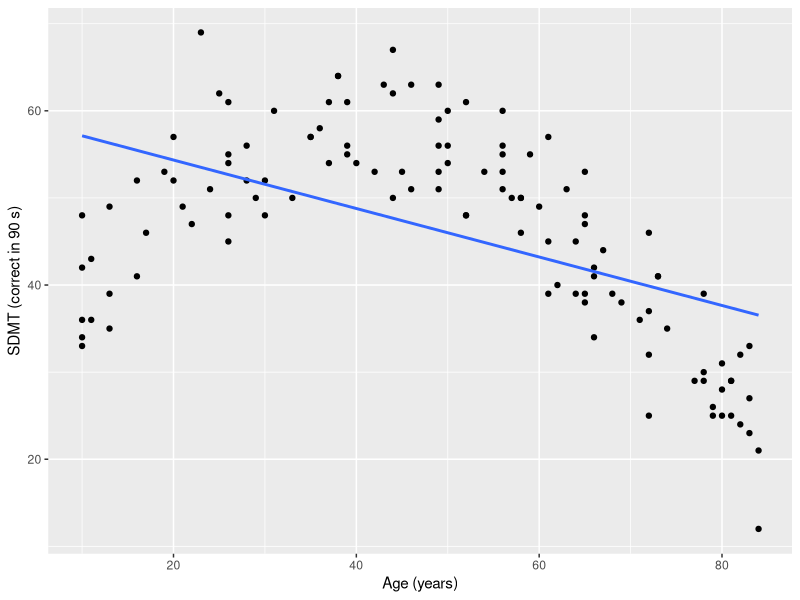
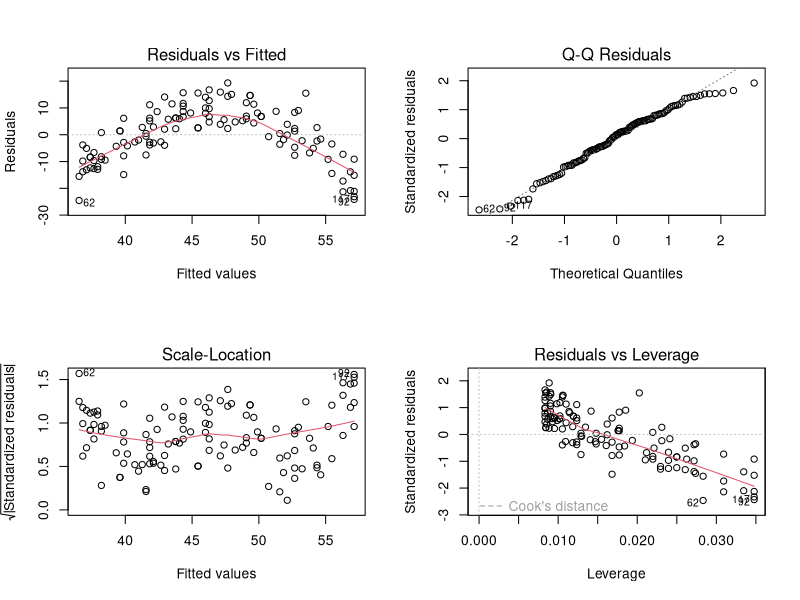
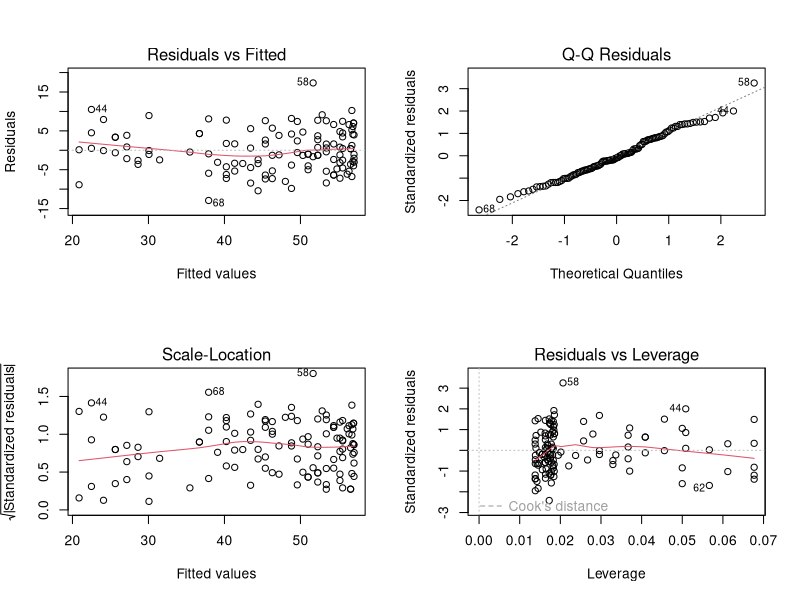
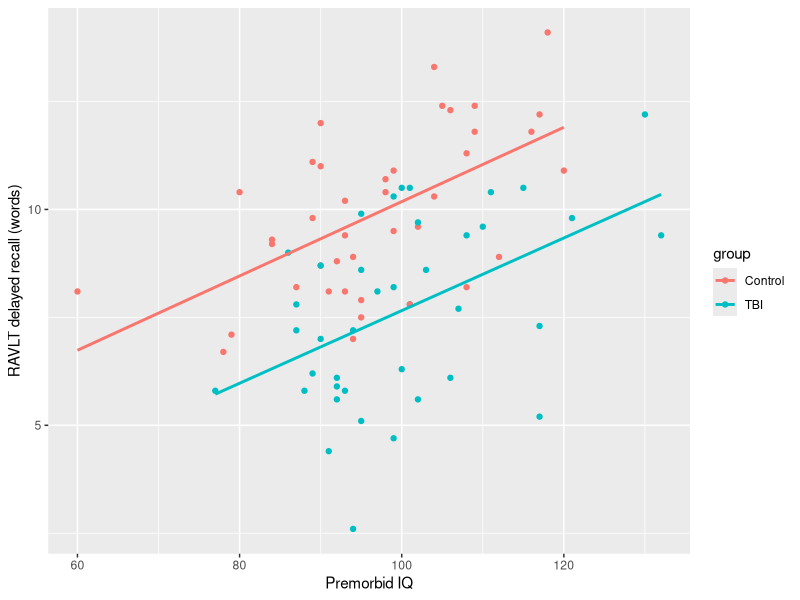
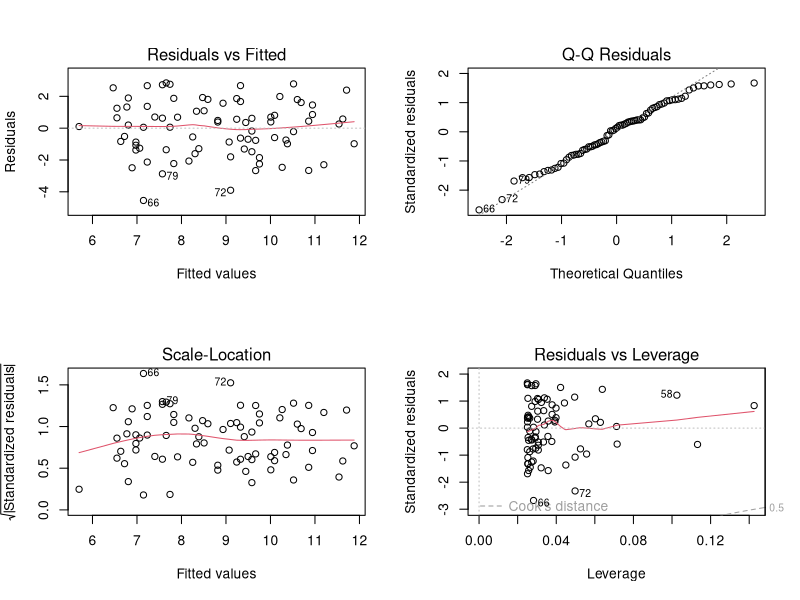
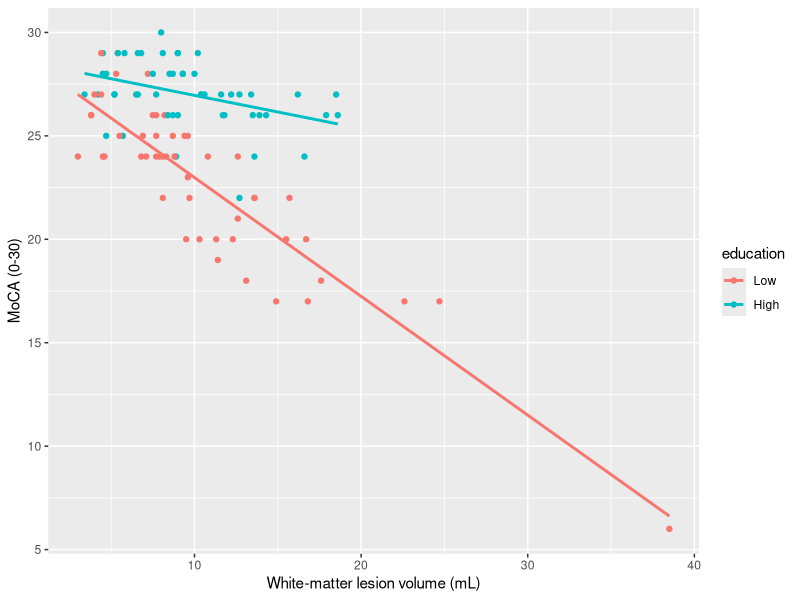
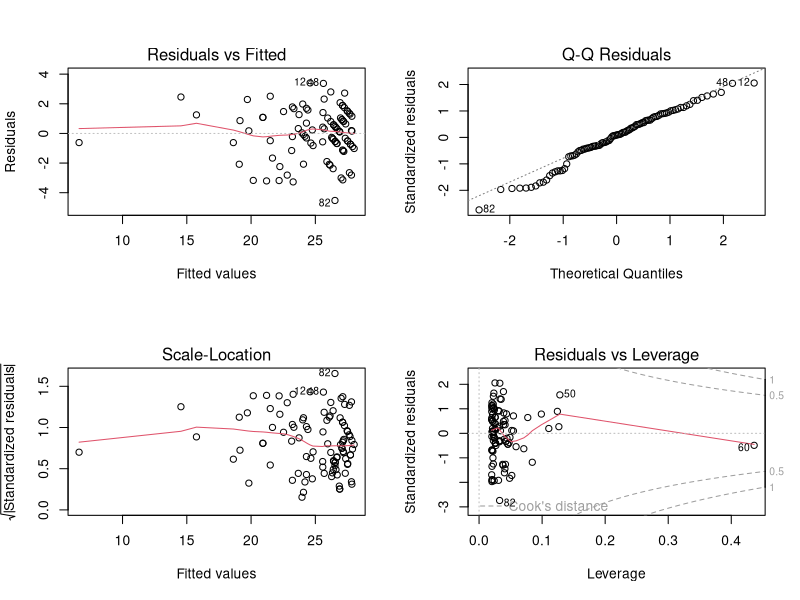
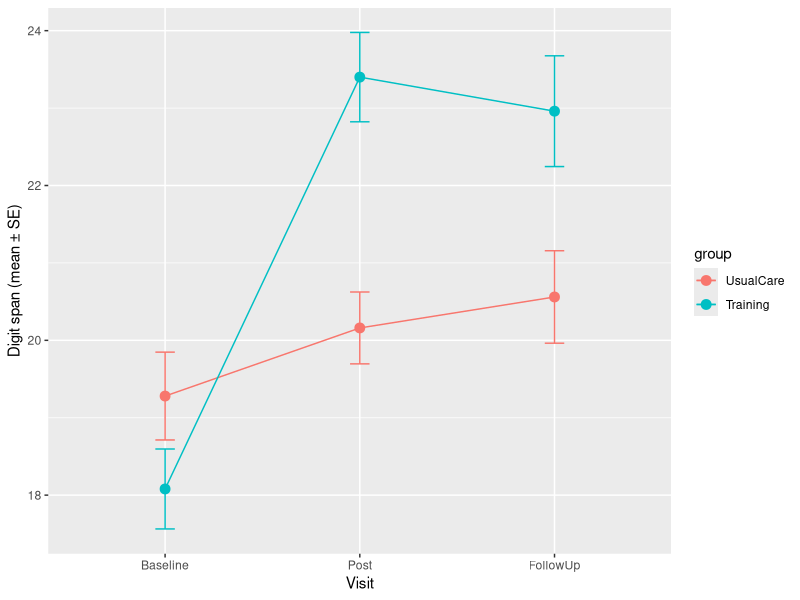

Write R code to recreate these figures, in order.
# 7 · Quadratic regression, covariates and moderators
# Statistics for brain and cognitive sciences (CN2) -- 2026/27
# student script
#
# GENERATED FROM sessions/07-ancova-moderation-clinical-neuropsychology/index.qmd -- DO NOT EDIT THIS FILE.
# Edit the .qmd and re-render the website; this file is overwritten.
#
# Open the .Rproj in this folder first, so that "data/..." paths resolve.

# 
# ---- [⬇ Download this practical](../../handouts/07-ancova-moderation-clinical-neuropsychology.zip) ----
# 
# A zip with the R script, the data and an `.Rproj`. Unzip it and open the
# `.Rproj` first, so that `data/...` paths work.
# 
# ---- Overview ------------------------------------------------------------------
# 
# **Context:**
# 
# Four everyday questions in clinical neuropsychology, one per part. All the data
# are simulated.
# 
# **You will see:**
# 
# 1. A quadratic regression for a curved relation
# 2. An ANCOVA, which adjusts a group difference for a covariate
# 3. A moderation, where the slope depends on the group
# 4. A mixed-design ANOVA, with one between and one within factor
# 
# If you do not have these packages yet, install them once:
# 
# install.packages(c("car", "ggplot2", "rstatix", "lme4", "lmerTest"))

# 
library(ggplot2)

# 
# ---- Part 1: Processing speed across the lifespan ------------------------------
# 
# Norms for the Symbol Digit Modalities Test (SDMT) are split by age, because
# processing speed is not a straight line: it rises through adolescence, peaks in
# early adulthood and then declines.
# 
sdmt <- read.csv("data/sdmt-age.csv")
head(sdmt)

ggplot(sdmt, aes(x = age, y = sdmt)) +
  geom_point() +
  geom_smooth(method = "lm", se = FALSE) +
  labs(x = "Age (years)", y = "SDMT (correct in 90 s)")

# 
# ---- Step 1: A straight line, then a curve -------------------------------------
# 
# `I(age^2)` adds age squared as a second predictor. A negative coefficient for it
# means an inverted U.
# 
lm_lin  <- lm(sdmt ~ age, data = sdmt)
lm_quad <- lm(sdmt ~ age + I(age^2), data = sdmt)
summary(lm_lin)
summary(lm_quad)

anova(lm_lin, lm_quad) # does the curve explain more than the line?

# 
par(mfrow = c(2, 2))
plot(lm_lin)  # the U in "Residuals vs Fitted" shows the line is wrong
plot(lm_quad)
dev.off()

# 
# ---- Step 2: Centering ---------------------------------------------------------
# 
# With raw age, the intercept is the predicted score at age 0, which nobody is.
# Centering makes it the score at the mean age, and the linear coefficient becomes
# the slope there.
# 
sdmt$age_c <- sdmt$age - mean(sdmt$age)
lm_quad_c <- lm(sdmt ~ age_c + I(age_c^2), data = sdmt)
summary(lm_quad_c)

# 
# ---- Part 2: Memory after traumatic brain injury -------------------------------
# 
# Patients with traumatic brain injury (TBI) recall fewer words than controls. But
# people differ in ability before the injury, so we adjust for premorbid IQ,
# estimated from a word-reading test.
# 
tbi <- read.csv("data/tbi-memory.csv")
tbi$group <- factor(tbi$group, levels = c("Control", "TBI"))
head(tbi)

ggplot(tbi, aes(x = premorbid_iq, y = recall, colour = group)) +
  geom_point() +
  geom_smooth(method = "lm", se = FALSE) +
  labs(x = "Premorbid IQ", y = "RAVLT delayed recall (words)")

# 
# ---- Step 1: ANOVA, then ANCOVA ------------------------------------------------
# 
# Put the covariate first. In the ANCOVA, the `groupTBI` coefficient is the
# difference between groups for people with the same premorbid IQ.
# 
aov_anova  <- aov(recall ~ group, data = tbi)
aov_ancova <- aov(recall ~ premorbid_iq + group, data = tbi)
summary.lm(aov_anova)
summary.lm(aov_ancova)
car::Anova(aov_ancova, type = 2)

anova(aov_anova, aov_ancova) # does the covariate improve the model?

# 
# The covariate barely moves the group difference here, because the groups have
# similar IQs. What it does is shrink the residual error, so the group effect is
# estimated more precisely: compare the two standard errors for `groupTBI`.
# 
# ---- Step 2: Assumptions -------------------------------------------------------
# 
# ANCOVA assumes the same slope in both groups. Test it by adding the interaction:
# if it is not significant, the additive model is fine.
# 
par(mfrow = c(2, 2))
plot(aov_ancova)
dev.off()

# 
car::leveneTest(recall ~ group, data = tbi)
anova(aov_ancova, aov(recall ~ premorbid_iq * group, data = tbi)) # equal slopes?

# 
# ---- Part 3: Cognitive reserve -------------------------------------------------
# 
# White-matter lesions on MRI go with worse cognition. The cognitive reserve
# hypothesis says that people with more education cope better with the same
# damage. If so, the slope of MoCA on lesion volume should be flatter for them:
# education *moderates* the effect of lesions.
# 
reserve <- read.csv("data/reserve-moca.csv")
reserve$education <- factor(reserve$education, levels = c("Low", "High"))
head(reserve)

ggplot(reserve, aes(x = lesion_ml, y = moca, colour = education)) +
  geom_point() +
  geom_smooth(method = "lm", se = FALSE) +
  labs(x = "White-matter lesion volume (mL)", y = "MoCA (0-30)")

# 
# ---- Step 1: From ANOVA to moderation ------------------------------------------
# 
# `lesion_ml * education` is short for `lesion_ml + education + lesion_ml:education`.
# The interaction coefficient is how much flatter (or steeper) the slope is in the
# high-education group.
# 
m_anova  <- lm(moca ~ education, data = reserve)
m_ancova <- lm(moca ~ lesion_ml + education, data = reserve)
m_mod    <- lm(moca ~ lesion_ml * education, data = reserve)
summary(m_mod)

anova(m_anova, m_ancova, m_mod) # each step adds a term

# 
# ---- Step 2: Centering and type III tests --------------------------------------
# 
# `educationHigh` is the group difference at 0 mL of lesions, outside the data.
# Centering moves it to the average lesion volume. With an interaction, use
# deviation coding and type III sums of squares.
# 
m_mod_c <- lm(moca ~ scale(lesion_ml, scale = FALSE) * education,
              contrasts = list(education = "contr.sum"),
              data = reserve)
summary(m_mod_c)
car::Anova(m_mod_c, type = 3)

# 
par(mfrow = c(2, 2))
plot(m_mod)
dev.off()

# 
# ---- Part 4: Working-memory training after stroke ------------------------------
# 
# Stroke patients were randomised to computerised working-memory training or usual
# care, and did a digit span test at three visits. Group varies between patients
# and visit within them. The question is the interaction: do the two groups change
# differently over time?
# 
stroke <- read.csv("data/stroke-training.csv")
stroke$patient <- factor(stroke$patient)
stroke$group   <- factor(stroke$group, levels = c("UsualCare", "Training"))
stroke$visit   <- factor(stroke$visit, levels = c("Baseline", "Post", "FollowUp"))
head(stroke)

tapply(stroke$digit_span, list(stroke$group, stroke$visit), mean)

ggplot(stroke, aes(x = visit, y = digit_span, colour = group, group = group)) +
  stat_summary(fun = mean, geom = "point", size = 3) +
  stat_summary(fun = mean, geom = "line") +
  stat_summary(fun.data = mean_se, geom = "errorbar", width = 0.1) +
  labs(x = "Visit", y = "Digit span (mean ± SE)")

# 
# ---- Step 1: Mixed-design ANOVA ------------------------------------------------
# 
summary(aov(digit_span ~ group * visit + Error(patient/visit), data = stroke))

# same analysis, with Mauchly's test of sphericity
rstatix::anova_test(data = stroke, dv = digit_span, wid = patient,
                    between = group, within = visit)

# 
# ---- Step 2: Mixed-effects model -----------------------------------------------
# 
# With dummy coding, the intercept is the usual-care group at baseline, and each
# interaction coefficient is the extra change in the training group at that visit.
# 
library(lmerTest) # loads lme4 and adds p-values

lmer_mod <- lmer(digit_span ~ group * visit + (1 | patient), data = stroke)
summary(lmer_mod)

# deviation coding for type III tests, as in the ANOVA above
lmer_mod_sum <- lmer(digit_span ~ group * visit + (1 | patient),
                     contrasts = list(group = "contr.sum", visit = "contr.sum"),
                     data = stroke)
anova(lmer_mod_sum)

# 
